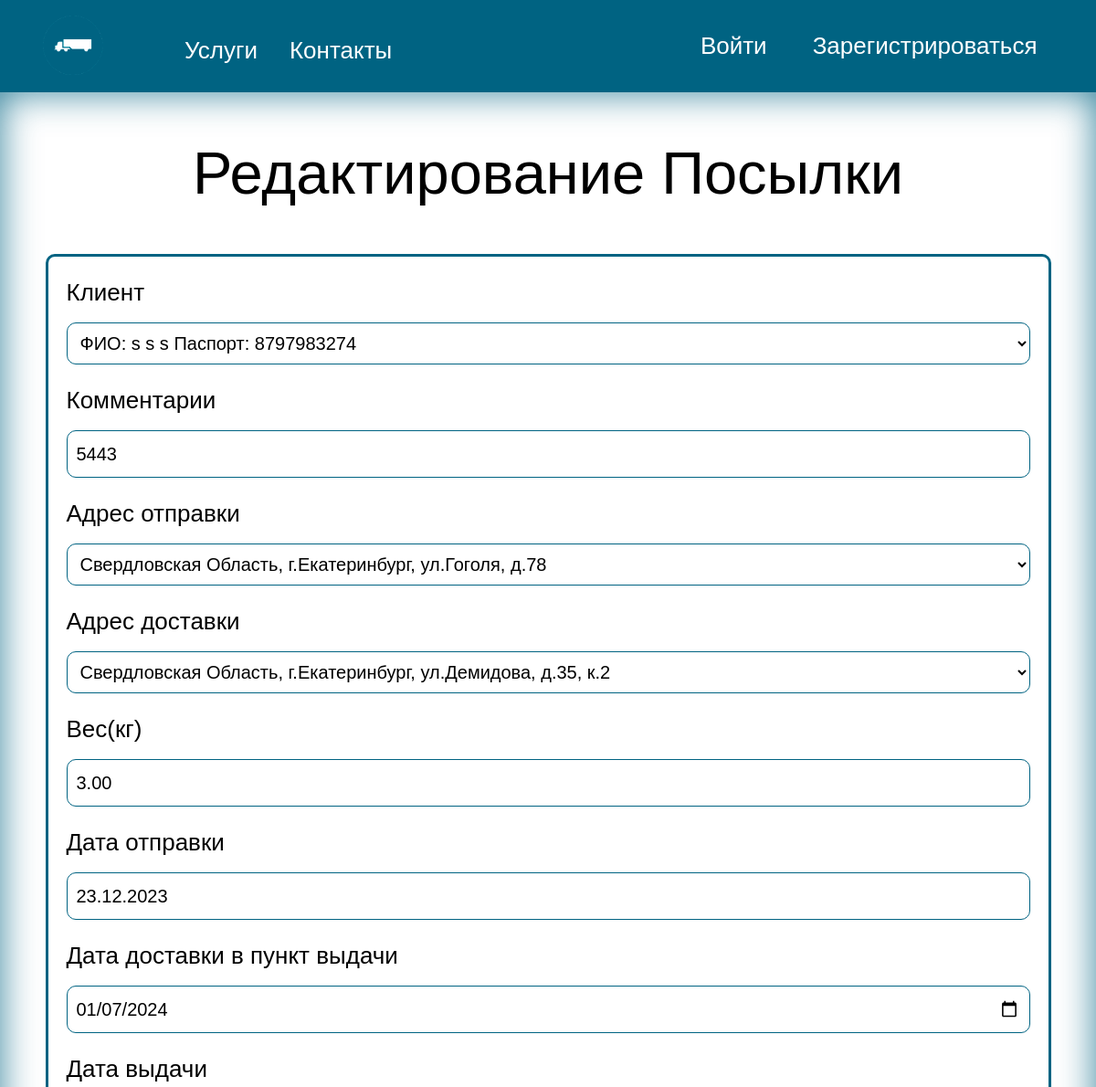
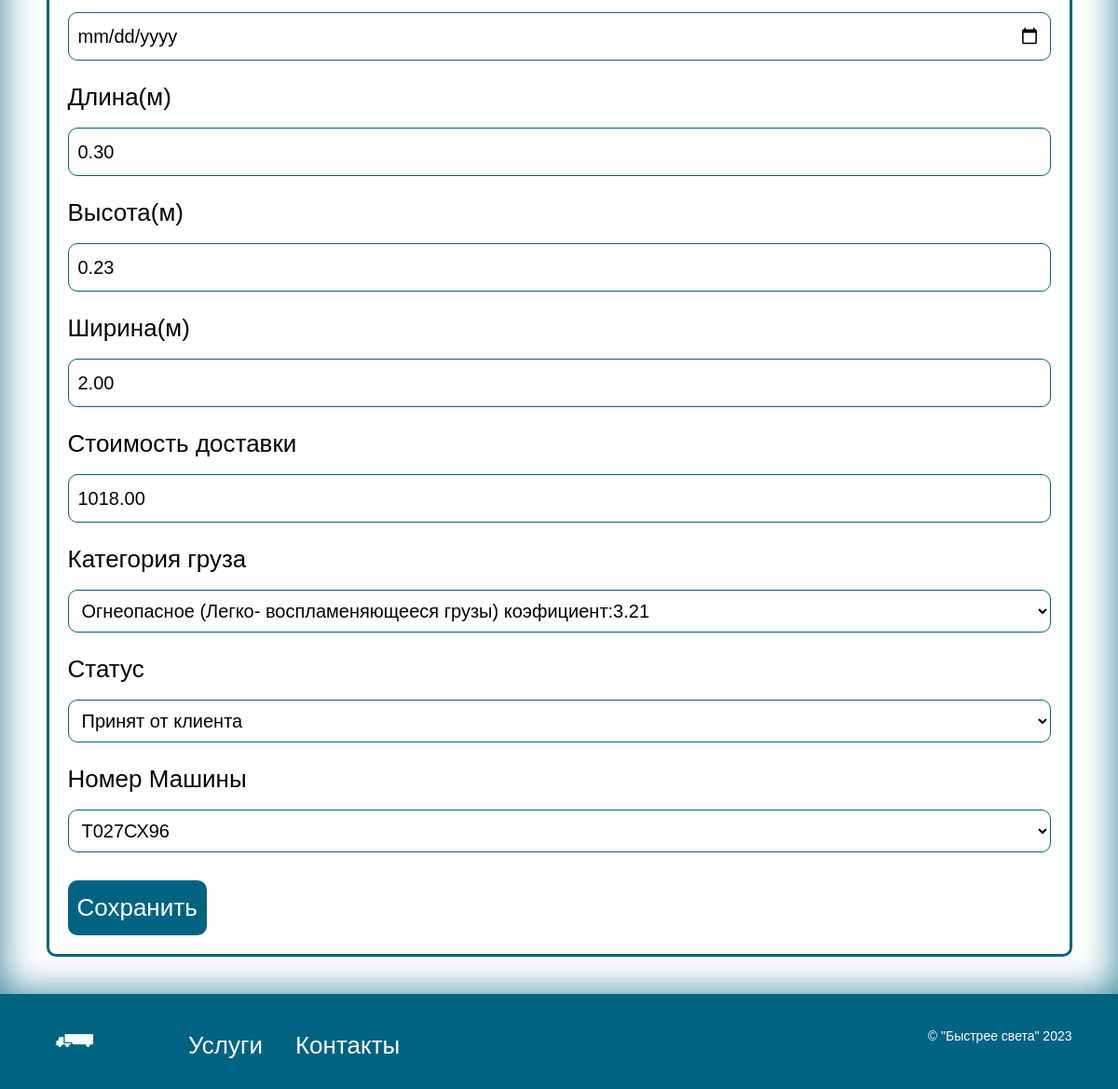
The page /navigate/employeerpakages/edit/1/ on the database as committed earlier (2 pictures, top to bottom).
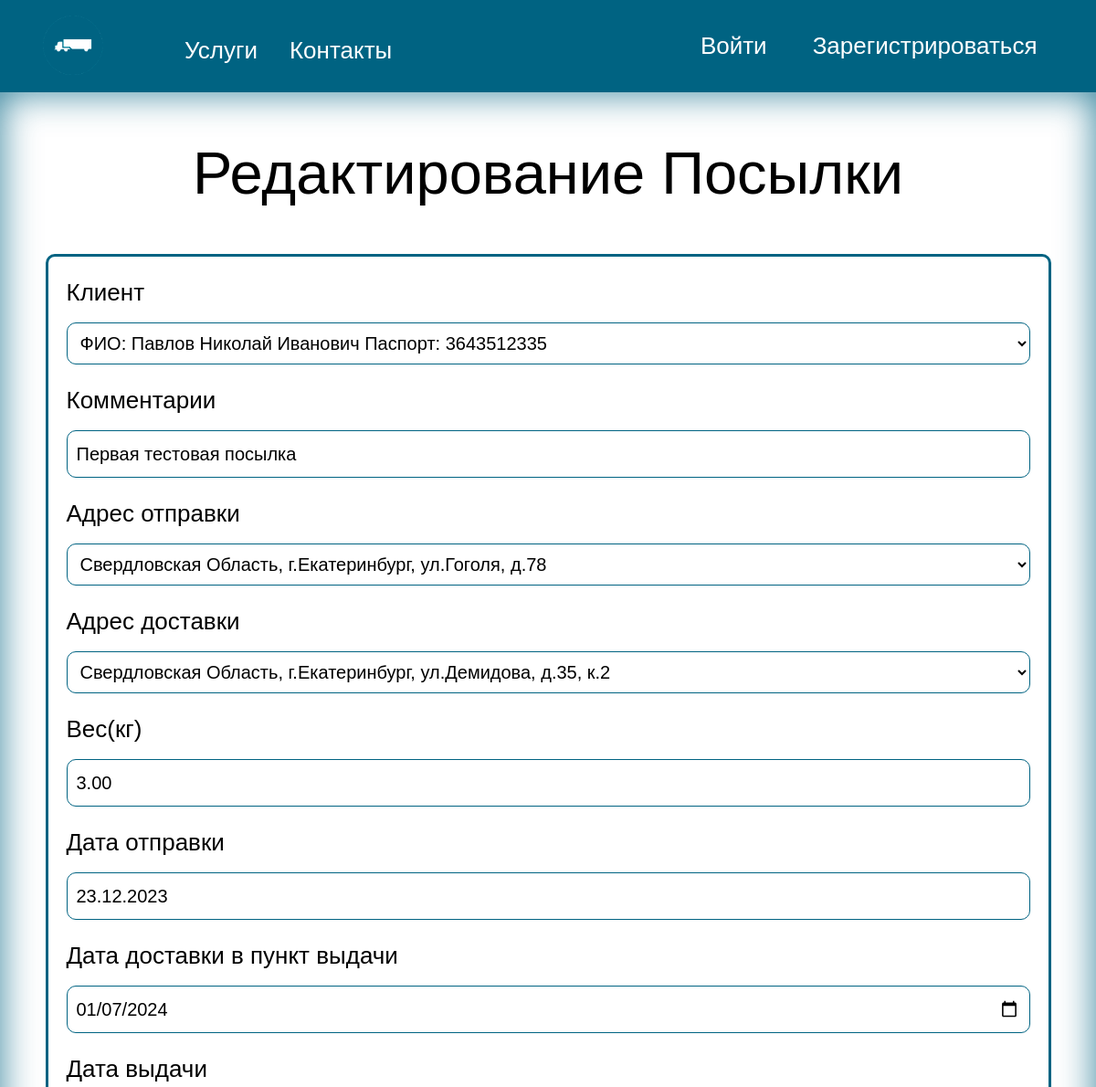
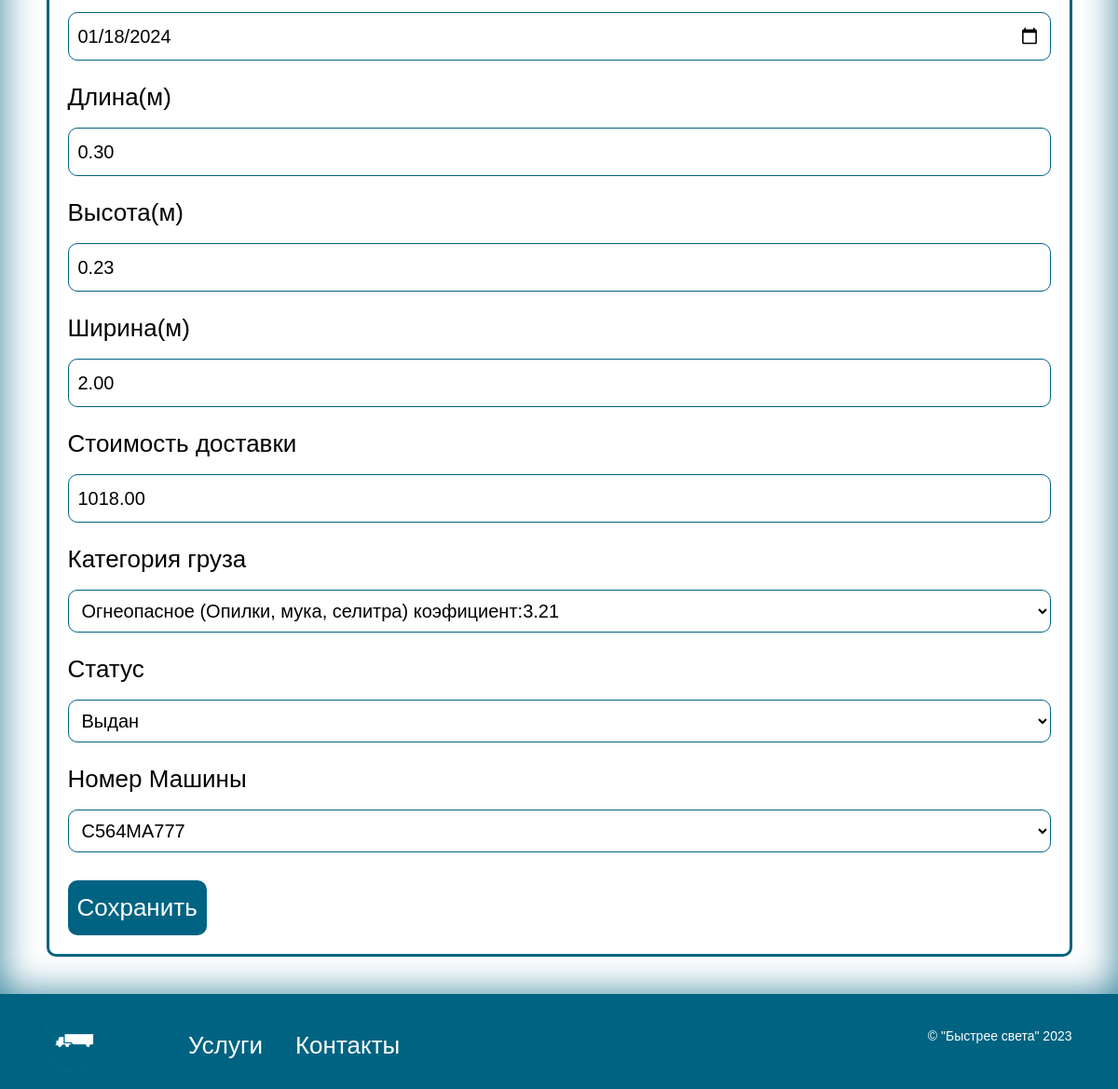
The same page on the database as committed later (2 pictures, top to bottom).
### navigate/models.py (models this page shows, shortened)
class Package(models.Model):
    STATUS_CHOICES = [
        ('Принят от клиента', 'Принят от клиента'),
        ('Отправлен на склад', 'Отправлен на склад'),
        ('Отправлен на склад в город назначения', 'Отправлен на склад в город назначения'),
        ('Принят на складе в городе назначения', 'Принят на складе в городе назначения'),
        ('Отправлен в пункт выдачи', 'Отправлен в пункт выдачи'),
        ('Принят в пункте выдачи', 'Принят в пункте выдачи'),
        ('Утерян', 'Утерян'),
        ('Заявка на перевозку', 'Заявка на перевозку'),
        ('Утилизирован', 'Утилизирован'),
        ('Выдан', 'Выдан'),
    ]
    client_id = models.ForeignKey(
        settings.AUTH_USER_MODEL,
        on_delete=models.SET_NULL,
        related_name='Packages_as_client',
        verbose_name='Клиент',
        limit_choices_to={'role': "Клиент"},
        null=True,
    )
    comments = models.CharField(max_length=500, verbose_name='Комментарии', null=True, blank=True)
    sending_address = models.ForeignKey(
        'PointIssue',
        on_delete=models.SET_NULL,
        related_name='Packages_as_sending_address',
        verbose_name='Адрес отправки',
        null=True,
    )
    delivery_address =models.ForeignKey(
        'PointIssue',
        on_delete=models.SET_NULL,
        related_name='Packages_as_delivery_address',null=True,
        verbose_name='Адрес доставки',
    )
    weight = models.DecimalField(max_digits=10, decimal_places=2, verbose_name='Вес(кг)')
    date_of_receipt = models.DateField(verbose_name='Дата отправки')
    delivery_date = models.DateField(verbose_name='Дата доставки в пункт выдачи', null=True, blank=True,)
    date_of_issue = models.DateField(verbose_name='Дата выдачи', null=True, blank=True,)
    length = models.DecimalField(max_digits=10, decimal_places=2, verbose_name='Длина(м)')
    height = models.DecimalField(max_digits=10, decimal_places=2, verbose_name='Высота(м)')
    width = models.DecimalField(max_digits=10, decimal_places=2, verbose_name='Ширина(м)')
    cost = models.DecimalField(max_digits=10, decimal_places=2, verbose_name='Стоимость доставки')
    cargo_category = models.ForeignKey('CargoCategory', on_delete=models.SET_NULL, null=True,
                                         verbose_name='Категория груза')
    status = models.CharField(max_length=200,
                              choices=STATUS_CHOICES,
                              default='Заявка на перевозку',
                              verbose_name='Статус')
    car_id = models.ForeignKey('Car', on_delete=models.SET_NULL, null=True, blank=True,
                                       verbose_name='Номер Машины')
    class Meta:
        verbose_name = "Посылку"
        verbose_name_plural = "Посылки"

### navigate/views.py (the view)
# urls.py: path('employeerpakages/edit/<int:package_id>/', views.edit_package, name='edit_package'),
def edit_package(request, package_id):
    package = get_object_or_404(Package, id=package_id)
    if request.method == 'POST':
        form = PackageEditForm(request.POST, instance=package)
        if form.is_valid():
            form.save()
            return redirect('employeerpakages')
    else:
        form = PackageEditForm(instance=package)
    return render(request, 'edit_package.html', {'form': form})

### navigate/forms.py
class PackageEditForm(forms.ModelForm):
    class Meta:
        model = Package
        fields = '__all__'
        widgets = {
            'delivery_date': forms.DateTimeInput(attrs={'type': 'date'},
                                                 format='%Y-%m-%d'),
            'date_of_issue': forms.DateTimeInput(attrs={'type': 'date'},
                                                 format='%Y-%m-%d'),
        }
    def __init__(self, *args, **kwargs):
        super(PackageEditForm, self).__init__(*args, **kwargs)
        for name, field in self.fields.items():
            if name not in ['car_id', 'status', 'delivery_date', 'date_of_issue']:
                field.disabled = True

### navigate/models.py (called while the page is built)
    def __str__(self):
        if(self.role == 'Клиент'):
            return "ФИО: " + str(self.last_name) + " " + self.first_name + " " +  self.patronymic + " " + " Паспорт: " + str(self.passport)
        else:
            return "Логин:  " + self.username + " Роль: " + str(self.role)

    def __str__(self):
        return f"{self.name} ({self.comments})  коэфициент:{self.coefficient}"

    def __str__(self):
        return str(self.state_number)

### templates/edit_package.html (shortened to what this page needs)
{% extends 'base.html' %}
{% block content %}
<main>
    <div class="container">
        <h1 class="mb-4">Редактирование Посылки</h1>
        <form method="post" class="form-edit-pakage">
            <fieldset class="form-edit-pakage-1">
                {% for field in form %}
                <div class="mb">
                    <label for="{{ field.id_for_label }}" class="form-label">{{ field.label }}</label>
                    {% if field.name in form.Meta.readonly_fields %}
                    <input type="text" class="form-control" id="{{ field.id_for_label }}" value="{{ field.value }}"
                           disabled>
                    {% else %}
                    {{ field }}
                    {% endif %}
                </div>
                {% endfor %}
            </fieldset>
            <button type="submit" class="edit_p_button">Сохранить</button>
        </form>
    </div>
</main>
{% endblock %}

Rows that differ between the two databases and show on the page:
changed Package "Свердловская Область, г.Екатеринбург, ул.Гоголя, д.78": client_id "ФИО: s s s Паспорт: 8797983274" → "ФИО: Павлов Николай Иванович Паспорт: 3643512335"; comments "5443" → "Первая тестовая посылка"; date_of_issue (not shown) → "01/18/2024"; cargo_category "Огнеопасное (Легко- воспламеняющееся грузы) коэфициент:3.21" → "Огнеопасное (Опилки, мука, селитра) коэфициент:3.21"; status "Принят от клиента" → "Выдан"; car_id "Т027СХ96" → "C564MA777"
